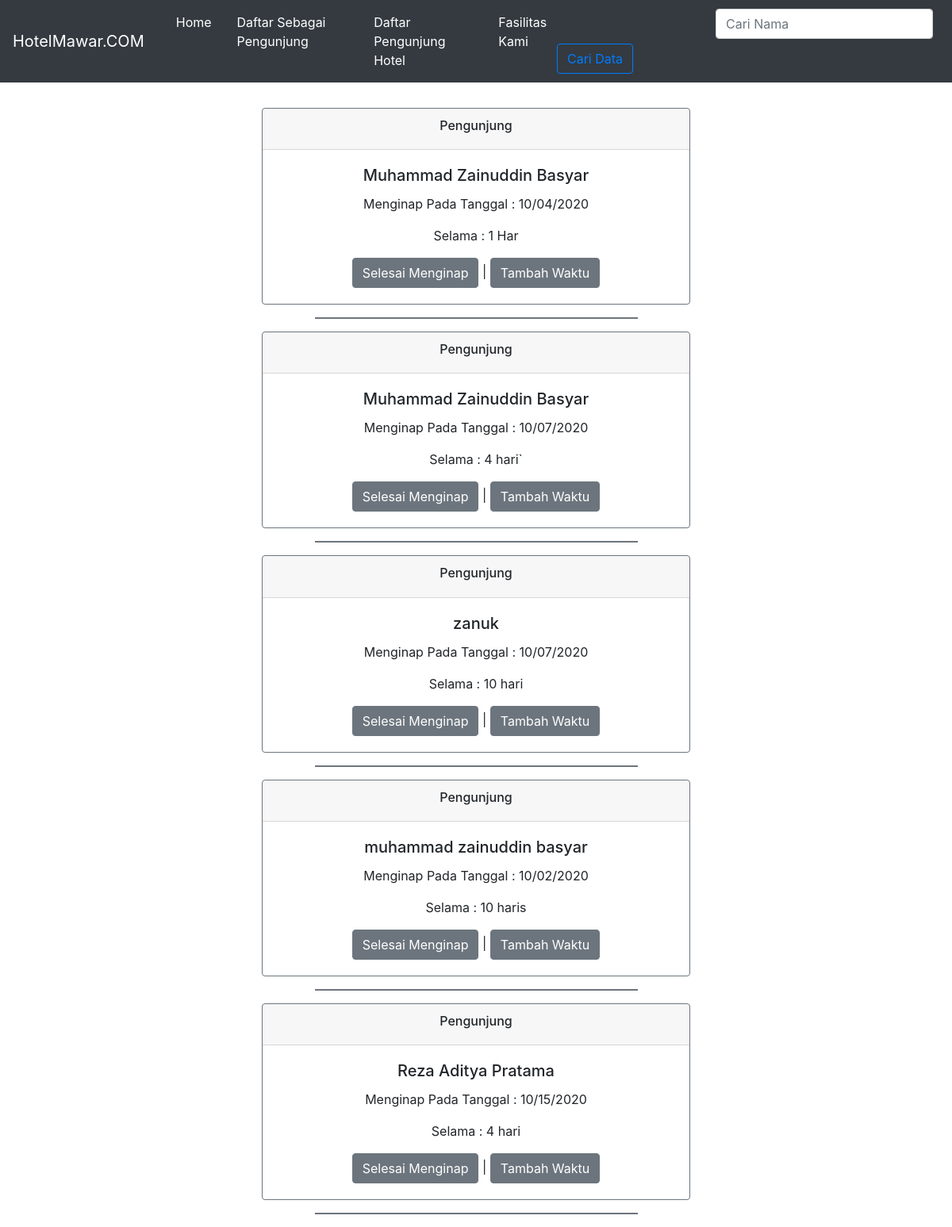
The app's page /crud/daftar.php with its own data.
### tables this page shows
CREATE TABLE `hotel` (
  `id` int(11) NOT NULL,
  `nama` varchar(50) DEFAULT NULL,
  `tanggal` varchar(50) DEFAULT NULL,
  `lama` varchar(50) DEFAULT NULL
);

### crud/connection.php (called while the page is built)
<?php
try{
    $db =  new PDO("mysql:host=localhost;dbname=latihan","root","",[PDO::ATTR_ERRMODE,PDO::ERRMODE_EXCEPTION]);
} catch (Exception $error){
    echo $error->getMessage();
}
$siswa=$db->query("select * from hotel");
$data_siswa=$siswa->fetchAll();
?>

### crud/daftar.php (the view, shortened to what this page needs)
<?php
include 'connection.php';
include 'function.php';
?>
<!DOCTYPE html>
<html lang="en">
<head>
<link rel="stylesheet" href="../asset/css/all.css">
<link rel="stylesheet" href="../asset/css/bootstrap.min.css">
<link rel="stylesheet" href="../asset/images/download.png">
</head>
<body>
<div class="row">
    <div class="col">
    <nav class="navbar navbar-expand-lg navbar-light bg-dark">
        <a class="navbar-brand mt-3 mb-3" style="color: white;" href="../index.php">HotelMawar.COM</a>
        <div class="collapse navbar-collapse" id="navbarSupportedContent">
            <ul class="navbar-nav mr-auto">
            <li class="nav-item active">
                <a style="color: white;" class="nav-link ml-3" href="../index.php">Home <span class="sr-only">(current)</span></a>
            </li>
            <li class="nav-item active">
                <a style="color: white;" class="nav-link ml-3" href="beli.php">Daftar Sebagai Pengunjung <span class="sr-only">(current)</span></a>
            </li>
            <li class="nav-item active">
                <a style="color: white;" class="nav-link ml-3" href="daftar.php">Daftar Pengunjung Hotel <span class="sr-only">(current)</span></a>
            </li>
            <li class="nav-item active">
                <a style="color: white;" class="nav-link ml-3" href="../fasilitas.php">Fasilitas Kami<span class="sr-only">(current)</span></a>
            </li>
            <form class="form-inline my-2 my-lg-0" method="POST">
                <input name="search" style="margin-left: 200px;" class="form-control mr-sm-2" type="search" placeholder="Cari Nama" aria-label="Search">
                <button name="cari" class="btn btn-outline-primary my-2 my-sm-0" type="submit">Cari Data</button>
            </form>
            </ul>
        </div>
        </nav>
    </div>
</div>
<div class="container">
    <div class="row">
        <div class="col-6 mx-auto">
            <?php foreach($data_siswa as $key) : ?>
                <div class="card text-center mt-3 border border-secondary">
                    <div class="card-header">
                        <h6>Pengunjung</h6>
                    </div>
                    <div class="card-body">
                        <h5 class="card-title"><?php echo $key['nama']; ?></h5>
                        <p class="card-text"><?php echo " Menginap Pada Tanggal : ". $key['tanggal']; ?>
                        <p class="card-text"><?php echo "Selama : ". $key['lama']; ?></p></p>
                        <a class="btn btn-secondary" href="daftar.php?delete=&id=<?php echo $key['id']?>">Selesai Menginap</a> | <a class="btn btn-secondary" href="edit.php?id=<?php echo $key['id']; ?>">Tambah Waktu</a></td>
                    </div>
                </div>
                <hr style="width: 75%;" class="border border-secondary">
            <?php endforeach; ?>
        </div>
    </div>
</div>
</body>
</html>

### records on screen
hotel: nama "Muhammad Zainuddin Basyar", tanggal "10/04/2020", lama "1 Har"
hotel: nama "Muhammad Zainuddin Basyar", tanggal "10/07/2020", lama "4 hari`"
hotel: nama "zanuk", tanggal "10/07/2020", lama "10 hari"
hotel: nama "muhammad zainuddin basyar", tanggal "10/02/2020", lama "10 haris"
hotel: nama "Reza Aditya Pratama", tanggal "10/15/2020", lama "4 hari"
